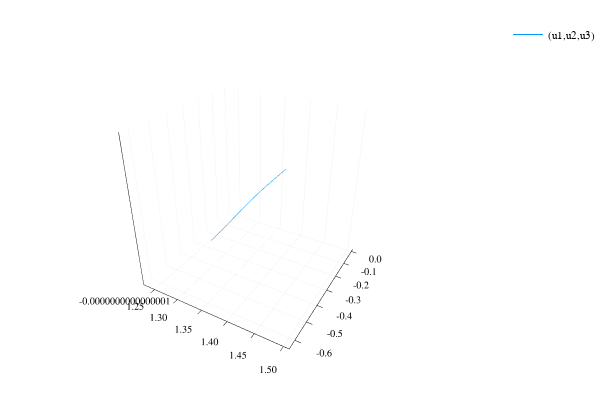

The notebook cell saved with this chart:
### Code cell
plot(solved, vars=(1,2,3))

### Figure 1 — Plotly figure (JSON) as saved in the notebook; plotly's stock layout.template omitted (floating-point values rounded to 4 significant figures; data arrays with more than 128 entries replaced by an {"elided": "..."} marker saying what was removed)
{"data": [{"colorbar": {"title": ""}, "legendgroup": "(u1,u2,u3)", "line": {"color": "rgba(0, 154, 250, 1.000)", "dash": "solid", "shape": "linear", "width": 1}, "mode": "lines", "name": "(u1,u2,u3)", "showlegend": true, "type": "scatter3d", "x": {"elided": "1000 float values"}, "xaxis": "x1", "y": {"elided": "1000 float values"}, "yaxis": "y1", "z": {"elided": "1000 float values"}, "zmax": null, "zmin": null}], "layout": {"annotations": [], "height": 400, "legend": {"bgcolor": "rgba(255, 255, 255, 1.000)", "bordercolor": "rgba(0, 0, 0, 1.000)", "font": {"color": "rgba(0, 0, 0, 1.000)", "family": "sans-serif", "size": 11}, "tracegroupgap": 0, "x": 1, "y": 1}, "margin": {"b": 20, "l": 0, "r": 0, "t": 20}, "paper_bgcolor": "rgba(255, 255, 255, 1.000)", "plot_bgcolor": "rgba(255, 255, 255, 1.000)", "scene": {"camera": {"eye": {"x": 1.126, "y": -1.95, "z": 1.3}}, "xaxis": {"anchor": "y1", "domain": [0.06582, 0.9934], "gridcolor": "rgba(0, 0, 0, 0.100)", "gridwidth": 0.5, "linecolor": "rgba(0, 0, 0, 1.000)", "mirror": false, "range": [1.225, 1.51], "showgrid": true, "showline": true, "showticklabels": true, "tickangle": 0, "tickcolor": "rgb(0, 0, 0)", "tickfont": {"color": "rgba(0, 0, 0, 1.000)", "family": "sans-serif", "size": 11}, "tickmode": "array", "ticks": "inside", "ticktext": ["1.25", "1.30", "1.35", "1.40", "1.45", "1.50"], "tickvals": [1.25, 1.3, 1.35, 1.4, 1.45, 1.5], "title": "", "titlefont": {"color": "rgba(0, 0, 0, 1.000)", "family": "sans-serif", "size": 15}, "type": "-", "visible": true, "zeroline": false, "zerolinecolor": "rgba(0, 0, 0, 1.000)"}, "yaxis": {"anchor": "x1", "domain": [0.03762, 0.9902], "gridcolor": "rgba(0, 0, 0, 0.100)", "gridwidth": 0.5, "linecolor": "rgba(0, 0, 0, 1.000)", "mirror": false, "range": [-0.6446, 0.01878], "showgrid": true, "showline": true, "showticklabels": true, "tickangle": 0, "tickcolor": "rgb(0, 0, 0)", "tickfont": {"color": "rgba(0, 0, 0, 1.000)", "family": "sans-serif", "size": 11}, "tickmode": "array", "ticks": "inside", "ticktext": ["-0.6", "-0.5", "-0.4", "-0.3", "-0.2", "-0.1", "0.0"], "tickvals": [-0.6, -0.5, -0.4, -0.3, -0.2, -0.1, 0], "title": "", "titlefont": {"color": "rgba(0, 0, 0, 1.000)", "family": "sans-serif", "size": 15}, "type": "-", "visible": true, "zeroline": false, "zerolinecolor": "rgba(0, 0, 0, 1.000)"}, "zaxis": {"gridcolor": "rgba(0, 0, 0, 0.100)", "gridwidth": 0.5, "linecolor": "rgba(0, 0, 0, 1.000)", "mirror": false, "range": [-1e-16, 1e-16], "showgrid": true, "showline": true, "showticklabels": true, "tickangle": 0, "tickcolor": "rgb(0, 0, 0)", "tickfont": {"color": "rgba(0, 0, 0, 1.000)", "family": "sans-serif", "size": 11}, "tickmode": "array", "ticks": "inside", "ticktext": ["-0.0000000000000001"], "tickvals": [-1e-16], "title": "", "titlefont": {"color": "rgba(0, 0, 0, 1.000)", "family": "sans-serif", "size": 15}, "type": "-", "visible": true, "zeroline": false, "zerolinecolor": "rgba(0, 0, 0, 1.000)"}}, "showlegend": true, "width": 600}}
